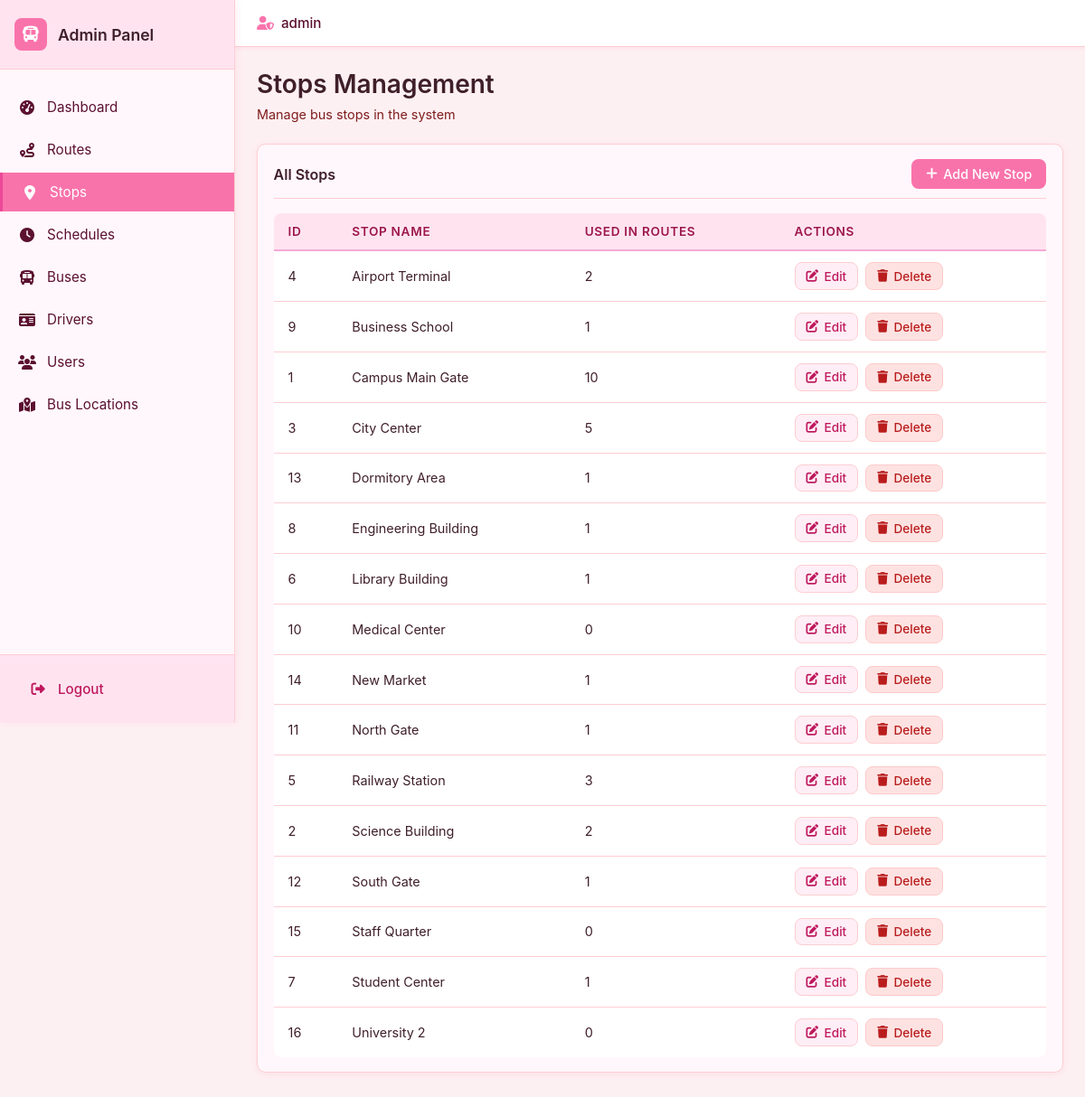
Page /admin/stops/index.php (signed in) on the committed database.
### tables this page shows
CREATE TABLE `stop` (
  `stop_id` int(11) NOT NULL,
  `stop_name` varchar(100) NOT NULL
);

### admin/stops/index.php (the view, shortened to what this page needs)
<?php
include __DIR__ . "/../../includes/db.php";
include __DIR__ . "/../../includes/admin_header.php";
$stops = [];
$sql = "
    SELECT
        s.stop_id,
        s.stop_name,
        COUNT(DISTINCT rs.route_id) as route_count
    FROM stop s
    LEFT JOIN route_stops rs ON rs.stop_id = s.stop_id
    GROUP BY s.stop_id, s.stop_name
    ORDER BY s.stop_name ASC
";
if ($result = mysqli_query($conn, $sql)) {
    while ($row = mysqli_fetch_assoc($result)) {
        $stops[] = $row;
    }
}
?>
<div class="admin-page-header">
    <h1 class="admin-page-title">Stops Management</h1>
    <p class="admin-page-subtitle">Manage bus stops in the system</p>
</div>
<div class="admin-card">
    <div class="admin-card-header">
        <h2 class="admin-card-title">All Stops</h2>
        <a href="/bus/admin/stops/add.php" class="admin-btn admin-btn-primary">
            <i class="fa-solid fa-plus"></i> Add New Stop
        </a>
    </div>
    <?php if (!empty($stops)): ?>
        <div class="admin-table-wrapper">
            <table class="admin-table">
                <thead>
                    <tr>
                        <th>ID</th>
                        <th>Stop Name</th>
                        <th>Used in Routes</th>
                        <th>Actions</th>
                    </tr>
                </thead>
                <tbody>
                    <?php foreach ($stops as $stop): ?>
                        <tr>
                            <td><?php echo htmlspecialchars($stop['stop_id']); ?></td>
                            <td><?php echo htmlspecialchars($stop['stop_name']); ?></td>
                            <td><?php echo htmlspecialchars($stop['route_count']); ?></td>
                            <td>
                                <div class="admin-actions">
                                    <a href="/bus/admin/stops/edit.php?id=<?php echo $stop['stop_id']; ?>" class="admin-btn admin-btn-secondary admin-btn-sm">
                                        <i class="fa-solid fa-edit"></i> Edit
                                    </a>
                                    <a href="/bus/admin/stops/delete.php?id=<?php echo $stop['stop_id']; ?>" class="admin-btn admin-btn-danger admin-btn-sm" onclick="return confirm('Are you sure you want to delete this stop?');">
                                        <i class="fa-solid fa-trash"></i> Delete
                                    </a>
                                </div>
                            </td>
                        </tr>
                    <?php endforeach; ?>
                </tbody>
            </table>
        </div>
    <?php endif; ?>
</div>
<?php include __DIR__ . "/../../includes/admin_footer.php"; ?>

### assets/css/style.css (style rules this page uses)
*, *::before, *::after { box-sizing: border-box; margin: 0; padding: 0; }
body { font-family: -apple-system, BlinkMacSystemFont, "Segoe UI", Arial, sans-serif; background: #ffeef5; color: #3f1f2a; min-height: 100vh; }

### assets/css/admin.css (style rules this page uses)
.admin-body { margin: 0; padding: 0; font-family: -apple-system, BlinkMacSystemFont, 'Segoe UI', Roboto, 'Helvetica Neue', Arial, sans-serif; background: #fdf0f3; color: #3f1f2a; }
.admin-page-header { margin-bottom: 1.5rem; }
.admin-page-title { font-size: 1.75rem; font-weight: 600; color: #3f1f2a; margin: 0 0 0.5rem 0; }
.admin-page-subtitle { font-size: 0.9rem; color: #7f1d1d; margin: 0; }
.admin-card { background: #fff7fb; border-radius: 0.6rem; padding: 1rem 1.1rem; border: 1px solid #fecdd3; box-shadow: 0 2px 8px rgba(248, 113, 150, 0.12); margin-bottom: 1.25rem; }
.admin-card-header { display: flex; align-items: center; justify-content: space-between; margin-bottom: 0.85rem; padding-bottom: 0.65rem; border-bottom: 1px solid #fecdd3; }
.admin-card-title { font-size: 1rem; font-weight: 600; color: #3f1f2a; margin: 0; }
.admin-table-wrapper { overflow-x: auto; margin-top: 1rem; }
.admin-table { width: 100%; border-collapse: collapse; background: #ffffff; border-radius: 0.5rem; overflow: hidden; }
.admin-table thead { background: #ffe4f0; }
.admin-table th { padding: 0.75rem 1rem; text-align: left; font-weight: 600; font-size: 0.85rem; color: #9d174d; text-transform: uppercase; letter-spacing: 0.05em; border-bottom: 2px solid #f9a8d4; }
.admin-table td { padding: 0.75rem 1rem; border-bottom: 1px solid #fecdd3; color: #3f1f2a; font-size: 0.9rem; }
.admin-table tbody tr:last-child td { border-bottom: none; }
.admin-actions { display: flex; gap: 0.5rem; align-items: center; }
.admin-btn { display: inline-flex; align-items: center; gap: 0.4rem; padding: 0.5rem 1rem; border-radius: 0.5rem; border: none; font-size: 0.9rem; font-weight: 500; cursor: pointer; text-decoration: none; transition: all 0.2s ease; }
.admin-btn-primary { background: #f973ab; color: #ffffff; }
.admin-btn-secondary { background: #ffeef5; color: #be185d; border: 1px solid #fecdd3; }
.admin-btn-danger { background: #fee2e2; color: #b91c1c; border: 1px solid #fecaca; }
.admin-btn-sm { padding: 0.4rem 0.75rem; font-size: 0.85rem; }

### rows in the picture
stop: stop_id "4", stop_name "Airport Terminal", route_count "2"
stop: stop_id "9", stop_name "Business School", route_count "1"
stop: stop_id "1", stop_name "Campus Main Gate", route_count "10"
stop: stop_id "3", stop_name "City Center", route_count "5"
stop: stop_id "13", stop_name "Dormitory Area", route_count "1"
stop: stop_id "8", stop_name "Engineering Building", route_count "1"
stop: stop_id "6", stop_name "Library Building", route_count "1"
stop: stop_id "10", stop_name "Medical Center", route_count "0"
stop: stop_id "14", stop_name "New Market", route_count "1"
stop: stop_id "11", stop_name "North Gate", route_count "1"
stop: stop_id "5", stop_name "Railway Station", route_count "3"
stop: stop_id "2", stop_name "Science Building", route_count "2"
stop: stop_id "12", stop_name "South Gate", route_count "1"
stop: stop_id "15", stop_name "Staff Quarter", route_count "0"
stop: stop_id "7", stop_name "Student Center", route_count "1"
stop: stop_id "16", stop_name "University 2", route_count "0"

### other values in the picture
$_SESSION['admin_username'] "admin"
